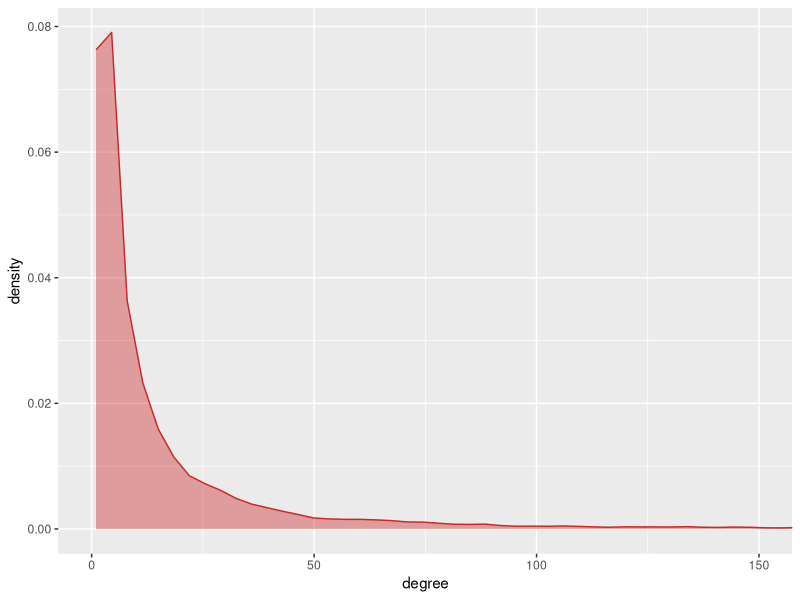
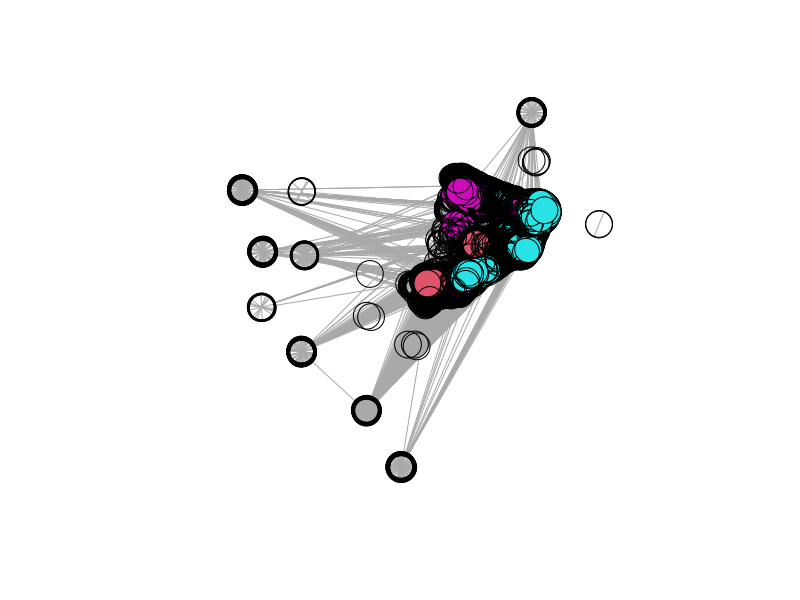

These figures' R source, in order: (Note: a time limit stopped this script after it produced the figures.)
## ---- chunk 1
library(igraph)
library(ggplot2)

# read in
edge_list <- read.csv("./data/ebv_target_interactions.csv", header=FALSE)

# to matrix
edge_list <- as.matrix(edge_list)

# create graph and simplify
graph <- graph_from_edgelist(edge_list, directed=FALSE)
graph <- simplify(graph)
## ---- chunk 2
# get node degrees
degree <- degree(graph)
degree <- as.data.frame(degree)
ggplot(degree, aes(degree)) + geom_density(color="firebrick3", fill="firebrick3", alpha=0.4) + coord_cartesian(xlim=c(0,150))
## ---- chunk 3
temp_df <- data.frame(rownames(degree), c(degree$degree))
names(temp_df) <- c("gene", "degree")
temp_df <- temp_df[order(-temp_df$degree),]
#degrees <- degrees[order(-degrees$degrees),]
knitr::kable(head(temp_df, n=10), row.names=FALSE)
## ---- chunk 4
communities <- cluster_infomap(graph, nb.trials=10)
length(communities)
## ---- chunk 5
V(graph)$community <- communities$membership
colors <- palette(terrain.colors(length(communities), alpha=.6))
plot(graph, vertex.color=colors[V(graph)$community], vertex.label=NA)
## ---- chunk 6
#btwn_cent <- estimate_betweenness(graph, directed=FALSE, weight=NULL, cutoff=-1)
btwn_cent <- betweenness(graph, directed=FALSE, weight=NULL)
btwn_cent <- as.data.frame(btwn_cent)
ggplot(btwn_cent, aes(btwn_cent)) + geom_density(color="royalblue3", fill="royalblue3", alpha=0.4) + coord_cartesian(xlim=c(0,200000))
## ---- chunk 7
temp_df_2 <- data.frame(rownames(btwn_cent), c(btwn_cent$btwn_cent))
names(temp_df_2) <- c("gene", "betweenness")
net_stats <- merge(temp_df_2, temp_df, by="gene")
net_stats <- net_stats[order(-net_stats$betweenness),]
knitr::kable(head(net_stats, n=10), row.names=FALSE)
## ---- chunk 8
subset <- net_stats[which(net_stats$gene %in% c("RNF2", "CDK2", "CHD4")),]
subset <- subset[order(-subset$degree),]
knitr::kable(head(subset), row.names=FALSE)
